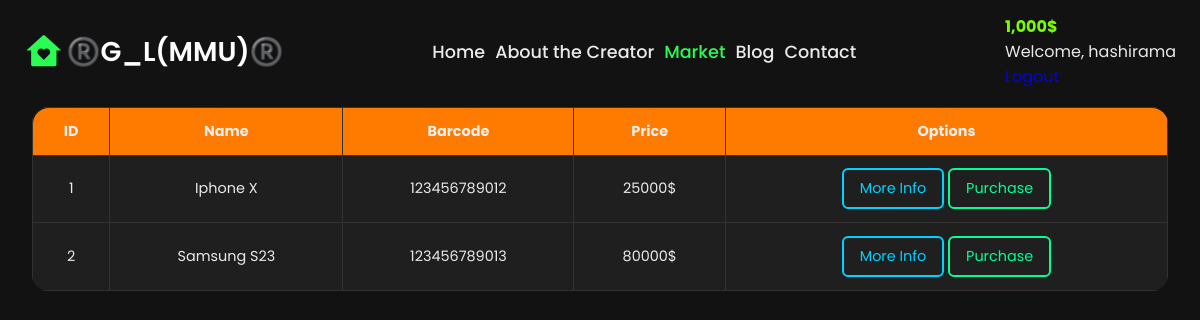
/market (signed in), run on an earlier commit of the app's database.
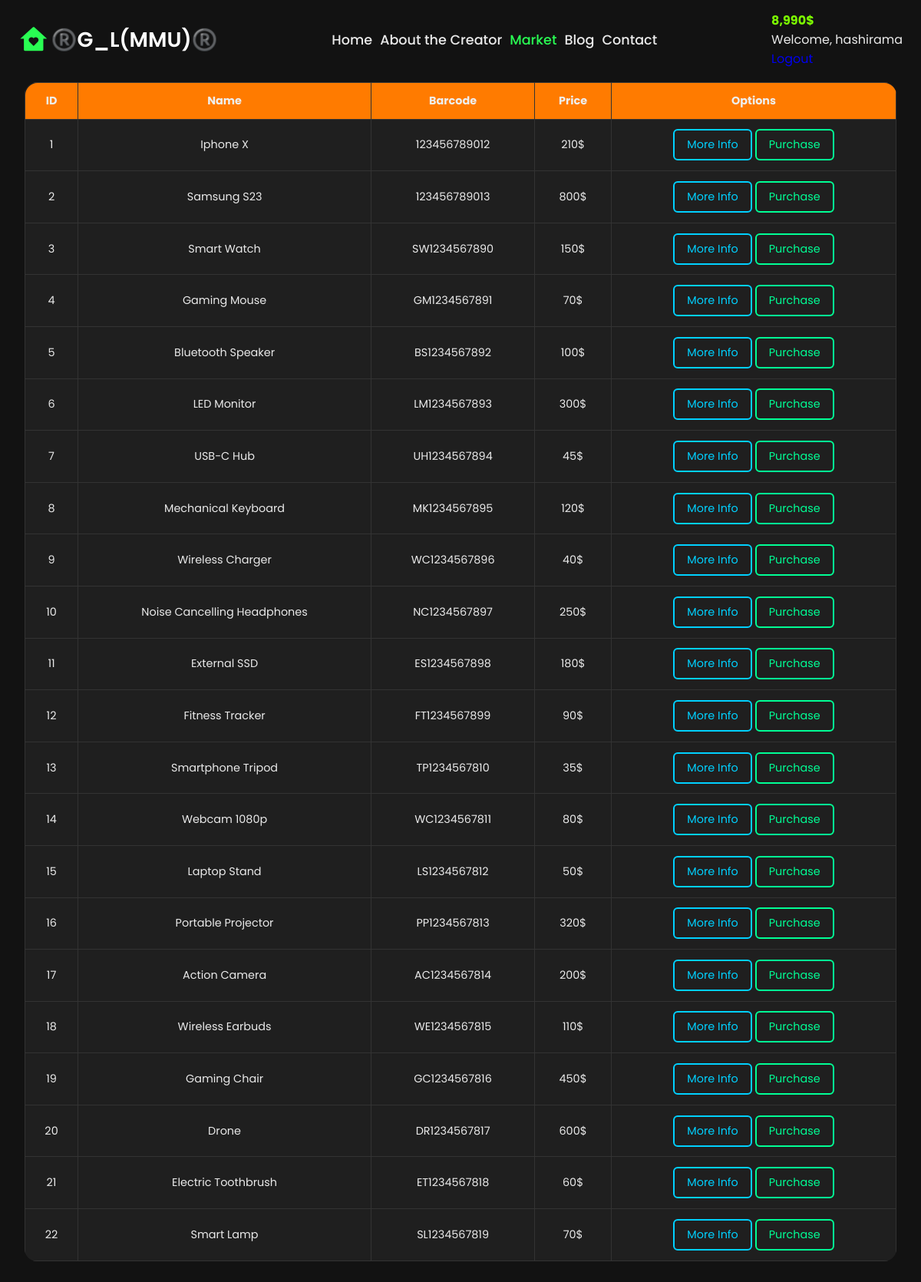
And on a later commit of the database.
### market/models.py (models this page shows, shortened)
class User(db.Model, UserMixin):
    id = db.Column(db.Integer(), primary_key=True)
    username = db.Column(db.String(length=30), nullable=False, unique=True)
    email_address = db.Column(db.String(length=58), nullable=False, unique=True)
    pass_hash = db.Column(db.String(length=60), nullable=False)
    budget = db.Column(db.Integer(), nullable=False, default=1000)
    items = db.relationship('Item', backref='owned_user', lazy=True)
    @property
    def prettier_budget(self):
        if len(str(self.budget)) >= 4:
            return f'{str(self.budget)[:-3]},{str(self.budget)[-3:]}$'
        else:
            return f"{self.budget}$"
    @property
    def password(self):
        return self.password

class Item(db.Model):
    id = db.Column(db.Integer(), primary_key=True)
    name = db.Column(db.String(length=30), nullable=False, unique=True)
    price = db.Column(db.Integer(), nullable=False)
    barcode = db.Column(db.String(length=12), nullable=False, unique=True)
    description = db.Column(db.String(length=1024), nullable=False, unique=True)
    owner = db.Column(db.Integer(), db.ForeignKey('user.id'))

### market/routes.py (the view, shortened to what this page needs)
@app.route('/market', methods=['GET', 'POST'])
@login_required
def market_page():
    items = Item.query.filter_by(owner=None).all()
    owned_items = Item.query.filter_by(owner=current_user.id).all()
    purchase_forms = {item.id: PurchaseItemForm() for item in items}
    selling_form = SellItemForm()
    return render_template(
        'market.html',
        items=items,
        purchase_forms=purchase_forms,
        owned_items=owned_items,
        selling_form=selling_form
    )

### market/models.py (called while the page is built)
@login_manager.user_loader
def load_user(user_id):
    return User.query.get(int(user_id))

### market/templates/market.html (shortened to what this page needs)
<!DOCTYPE html>
<html lang="en">
<head>
  <link rel="stylesheet" href="{{ url_for('static', filename='css/styles.css') }}">
  <link rel="stylesheet" href="{{ url_for('static', filename='css/stylest.css') }}">
  <link href="https://cdn.jsdelivr.net/npm/remixicon@4.5.0/fonts/remixicon.css" rel="stylesheet" />
  <link rel="stylesheet" href="https://unpkg.com/boxicons@latest/css/boxicons.min.css">
</head>
<body id="mrktb" class="mkrtbay">
  <header style="padding-bottom: 50px;;">
    <a href="{{ url_for('home_page') }}" class="logo">
      <i class="ri-home-heart-fill"></i><span>®️G_L(MMU)®️</span>
    </a>
    <ul class="navbar">
      <li><a href="{{ url_for('home_page') }}">Home</a></li>
      <li><a href="{{ url_for('about_page') }}">About the Creator</a></li>
      <li><a href="{{ url_for('market_page') }}" class="active">Market</a></li>
      <li><a href="{{ url_for('blog_page') }}">Blog</a></li>
      <li><a href="{{ url_for('contact_page') }}">Contact</a></li>
    </ul>
    {% if current_user.is_authenticated %}
      <ul class="navbar-nav">
        <li class="nav-item"><a class="nav-link" style="color: lawngreen; font-weight: bold">{{ current_user.prettier_budget }}</a></li>
        <li class="nav-item"><a class="nav-market">Welcome, {{ current_user.username }}</a></li>
        <li class="nav-item"><a class="nav-link" href="{{ url_for('logout_page') }}">Logout</a></li>
      </ul>
    {% else %}
      <div class="main">
        <a href="{{ url_for('login_page') }}" class="user"><i class="ri-user-fill"></i>Sign In</a>
        <a href="{{ url_for('register_page') }}">Register</a>
        <div class="bx bx-menu" id="menu-icon"></div>
      </div>
    {% endif %}
  </header>
  <div class="tables">
    <div class="table-cont">
      <table class="cont-tables">
        <thead>
          <tr class="table-hrow">
            <th>ID</th>
            <th>Name</th>
            <th>Barcode</th>
            <th>Price</th>
            <th>Options</th>
          </tr>
        </thead>
        <tbody>
            {% for item in items %}
              <tr id="tr12">
                <td>{{ item.id }}</td>
                <td>{{ item.name }}</td>
                <td>{{ item.barcode }}</td>
                <td>{{ item.price }}$</td>
                <td>
                  <button class="btn btn-outline btn-info" data-toggle="modal" data-target="#Modal-MoreInfo-{{ item.id }}">More Info</button>
                  <button class="btn btn-outline btn-success" data-toggle="modal" data-target="#Modal-PurchaseConfirm-{{ item.id }}">Purchase</button>
                </td>
              </tr>
            {% endfor %}
          </tbody>
      </table>
    </div>
  </div>
</body>
</html>

### market/static/css/styles.css (style rules this page uses)
* { padding: 0; margin: 0; box-sizing: border-box; font-family: 'Poppins', sans-serif; text-decoration: none; list-style: none; }
:root { --bg-color: #222327; --text-color: #fff; --main-color: #29fd53; }
body { min-height: 100vh; min-width: 100%; background: var(--bg-color); color: var(--text-color); }
header { position: fixed; width: 100%; top: 0; right: 0; z-index: 1000; display: flex; align-items: center; justify-content: space-between; background: transparent; padding: 28px 12%; transition: all .50s ease; }
.logo { display: flex; align-items: center; }
.logo i { color: var(--main-color); font-size: 38px; margin-right: 3px; }
.logo span { color: var(--text-color); font-size: 1.7rem; font-weight: 600; }
.navbar { display: flex; }
.navbar a { color: var(--text-color); font-size: 1.1rem; font-weight: 500; padding: 5px 0; margin: 0px 30px; transition: all .50s ease; }
.navbar a.active { color: var(--main-color); }
@media (max-width: 1280px ) { header { padding: 14px 2%; transition: .2s; } }
@media (max-width: 1280px ) { .navbar a { padding: 5px 0; margin: 0px 5px; } }
.tables { margin-top: 50px; padding: 3rem; }
.table-cont { width: 100%; overflow-x: auto; }
.cont-tables { margin: 25px auto; font-size: 0.9rem; width: 80%; border-radius: 1rem; border-collapse: collapse; overflow: hidden; }
.cont-tables thead tr { background-color: #ff7b00; color: #eee; text-align: left; }
.cont-tables thead th:first-child { border-top-left-radius: 1rem; }
.cont-tables thead th:last-child { border-top-right-radius: 1rem; }
.cont-tables th, .cont-tables td { padding: 12px 15px; border: 1px solid #ddd; }

### market/static/css/stylest.css (style rules this page uses)
* { box-sizing: border-box; }
body { font-family: 'Poppins', sans-serif; background-color: #121212; color: #eaeaea; }
.navbar a { text-decoration: none; color: #eaeaea; transition: 0.3s; }
.navbar a:hover, .navbar .active { color: #00ff95; }
.tables { padding: 2rem; }
.table-cont { overflow-x: auto; }
.cont-tables { width: 100%; border-collapse: collapse; color: #eaeaea; background-color: #1f1f1f; }
.cont-tables th, .cont-tables td { border: 1px solid #333; padding: 0.8rem; text-align: center; }
.table-hrow { background-color: #2a2a2a; }
.btn-outline { border-color: #555; }
.btn-info { color: #00d1ff; border-color: #00d1ff; }
.btn-success { color: #00ff95; border-color: #00ff95; }

What changed in the data, as far as the page shows it:
changed User "hashirama": prettier_budget "1,000$" → "8,990$"
changed Item "Iphone X": price "25000" → "210"
changed Item "Samsung S23": price "80000" → "800"
added Item: id "3", name "Smart Watch", barcode "SW1234567890", price "150"
added Item: id "4", name "Gaming Mouse", barcode "GM1234567891", price "70"
added Item: id "5", name "Bluetooth Speaker", barcode "BS1234567892", price "100"
added Item: id "6", name "LED Monitor", barcode "LM1234567893", price "300"
added Item: id "7", name "USB-C Hub", barcode "UH1234567894", price "45"
added Item: id "8", name "Mechanical Keyboard", barcode "MK1234567895", price "120"
added Item: id "9", name "Wireless Charger", barcode "WC1234567896", price "40"
added Item: id "10", name "Noise Cancelling Headphones", barcode "NC1234567897", price "250"
added Item: id "11", name "External SSD", barcode "ES1234567898", price "180"
added Item: id "12", name "Fitness Tracker", barcode "FT1234567899", price "90"
added Item: id "13", name "Smartphone Tripod", barcode "TP1234567810", price "35"
added Item: id "14", name "Webcam 1080p", barcode "WC1234567811", price "80"
added Item: id "15", name "Laptop Stand", barcode "LS1234567812", price "50"
added Item: id "16", name "Portable Projector", barcode "PP1234567813", price "320"
added Item: id "17", name "Action Camera", barcode "AC1234567814", price "200"
added Item: id "18", name "Wireless Earbuds", barcode "WE1234567815", price "110"
added Item: id "19", name "Gaming Chair", barcode "GC1234567816", price "450"
added Item: id "20", name "Drone", barcode "DR1234567817", price "600"
added Item: id "21", name "Electric Toothbrush", barcode "ET1234567818", price "60"
added Item: id "22", name "Smart Lamp", barcode "SL1234567819", price "70"
